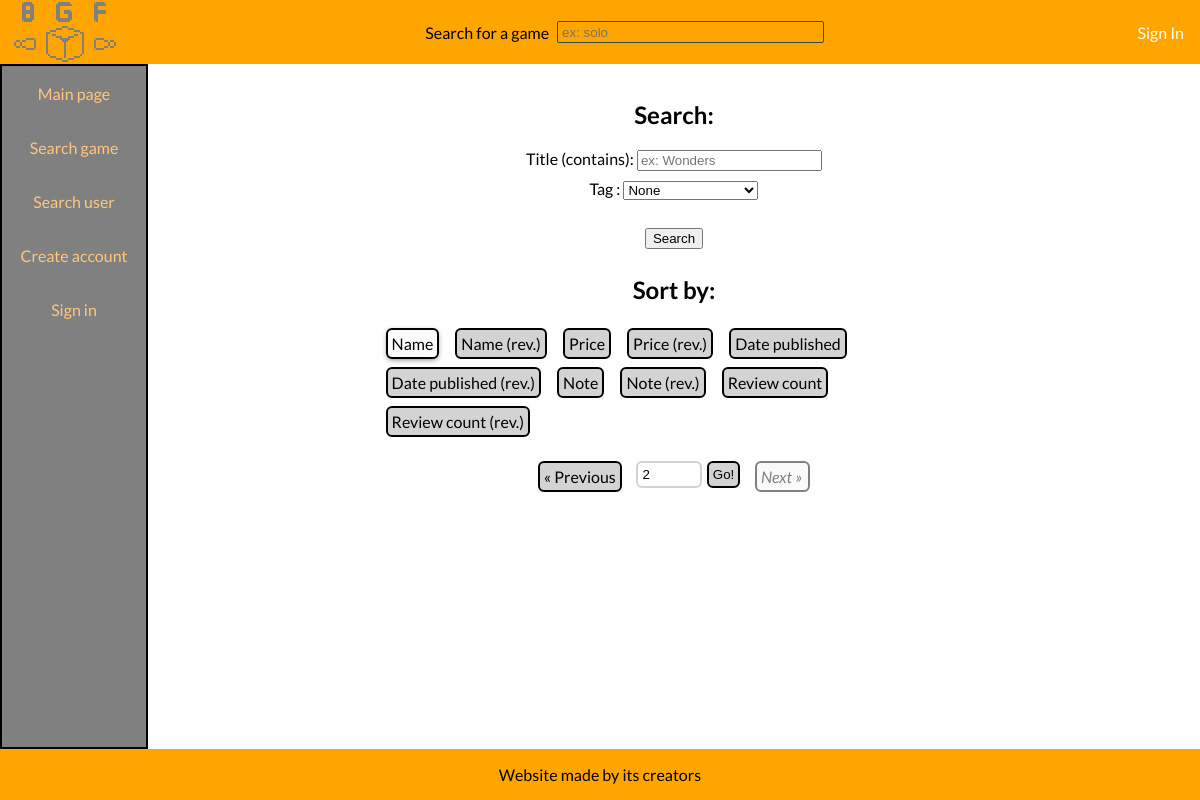
Page /pages/list_games.php?p=2 on the earlier database version.
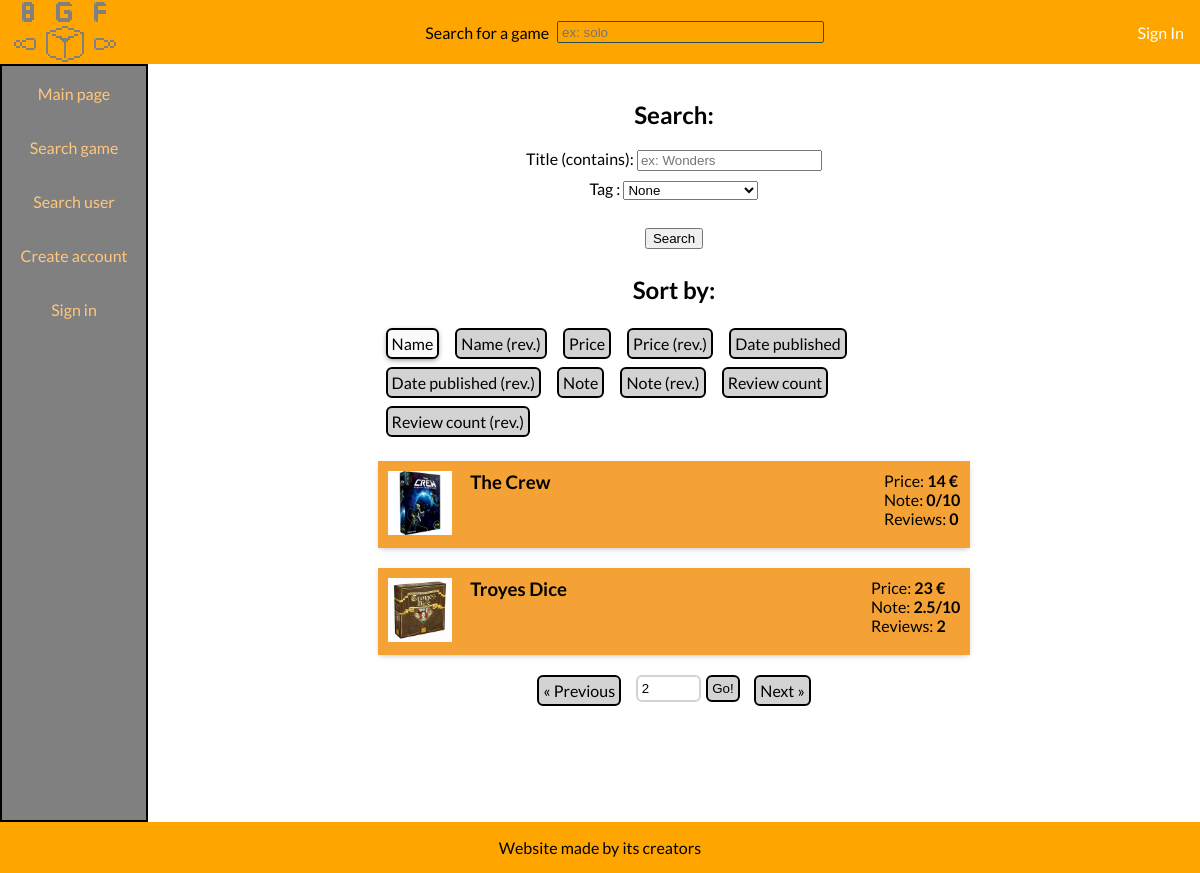
Same page on the later database version.
### tables this page shows
CREATE TABLE `game` (
  `id` int(11) NOT NULL,
  `name` varchar(255) NOT NULL,
  `creator` varchar(255) DEFAULT NULL,
  `publisher` char(255) DEFAULT NULL,
  `price` float DEFAULT NULL,
  `image` int(1) DEFAULT 0
);

### lib/prelude.php (called while the page is built, shortened)
<?php
$games_page_length = 10;
include_once("game.php");
include_once("page_selector.php");
?>

### lib/selection_tag_list.php (called while the page is built, shortened)
<?php
function display_selection_tag_list($select_name = "tag")
{
    global $bdd;
    $req = $bdd->prepare("SELECT id, tag_name FROM tag;");
}
?>

### lib/game.php (called while the page is built, shortened)
<?php
class Game {
  public function __construct(
    $id = 0,
    $title = null,
    $note = 0,
    $price = 0,
    $publisher = null,
    $creator = null,
    $has_image = false
  ) {
    $this->id = $id;
    $this->title = $title;
    $this->note = $note;
    $this->price = $price;
    $this->has_image = $has_image;
  }
}
?>

### pages/list_games.php (the view, shortened to what the changed rows need)
<?php
$PAGE_HEAD = "<link rel=\"stylesheet\" href=\"/css/list_games.css\" />";
include_once("../lib/head.php");
include_once("../lib/selection_tag_list.php");
$reversed = false;
$last_page = true;
if (isset($_GET["s"])) {
  switch (strtolower($_GET["s"])) {
    case "!published":
      $reversed = true;
    case "published":
      $order_method = ORDER_GAMES_PUBLISHED;
      break;
    case "!score":
      $reversed = true;
    case "score":
      $order_method = ORDER_GAMES_SCORE;
      break;
    case "!price":
      $reversed = true;
    case "price":
      $order_method = ORDER_GAMES_PRICE;
      break;
    case "!reviews":
      $reversed = true;
    case "reviews":
      $order_method = ORDER_GAMES_REVIEWS;
      break;
    case "!name":
      $reversed = true;
    case "name":
    default:
      $order_method = ORDER_GAMES_NAME;
  }
} else {
  $order_method = ORDER_GAMES_NAME;
}
if (isset($_GET["p"]) && is_numeric($_GET["p"]) && $_GET["p"] > 0 && $_GET["p"] == round($_GET["p"], 0)) {
  $page = (int)$_GET["p"] - 1;
} else {
  $page = 0;
}
$search_sql = "";
$search_terms = [];
$tag_sql = "";
$offset_sql = "LIMIT " . ($page * $games_page_length) . ", " . $games_page_length;
switch ($order_method) {
  case ORDER_GAMES_NAME:
    $sort_sql = "ORDER BY game.name";
    if ($reversed) $sort_sql .= " DESC";
    else $sort_sql .= " ASC";
    break;
}
$sql = "SELECT game.*, AVG(review.score) AS mean_score, COUNT(review.id) AS review_count FROM game $tag_sql LEFT JOIN review ON review.id_game = game.id $search_sql GROUP BY game.id $sort_sql $offset_sql;";
$req = $bdd->prepare($sql);
if ($req->execute($search_terms)) {
  ?>
  <h2>Search:</h2>
  <h2>Sort by:</h2>
  <section class="game-list card-list">
  <?php
  while ($res = $req->fetch()) {
    $last_page = false;
    $game = new Game($res["id"], $res["name"], $res["mean_score"], $res["price"], $res["publisher"], $res['creator'], !!$res["image"]);
    ?>
    <div class="game card">
      <div class="picture">
        <?php if ($game->has_image) {
          ?>
          <a href="/images/game/<?php echo $game->id ?>.png">
            <img src="/images/game/<?php echo $game->id ?>.png" alt="<?php echo filter_var($game->title, FILTER_SANITIZE_FULL_SPECIAL_CHARS);?>'s image" />
          </a>
          <?php
        } else {
          ?>
          <a href="/images/game-default.png">
            <img src="/images/game-default.png" alt="Default game image" />
          </a>
          <?php
        }
        ?>
      </div>
      <a class="name" href="game_page.php?id=<?php echo $game->id; ?>">
        <?php echo htmlspecialchars($game->title); ?>
      </a>
      <div class="info">
        <div class="price">Price: <b><?php if ($game->price === NULL) echo "?"; else echo $game->price; ?>&nbsp;€</b></div>
        <div class="note">Note: <b><?php echo round($game->note, 1); ?>/10</b></div>
        <div class="reviews">Reviews: <b><?php echo $res["review_count"]; ?></b></div>
      </div>
    </div>
    <?php
  }
  ?>
  </section>
  <?php
  echo_page_selector("p", $last_page);
} else {
  ?>
  There was an error querying our database; try again later!
  <?php
}
include_once("../lib/tail.php");
?>

### lib/page_selector.php (shortened to what the changed rows need)
<?php
function echo_page_selector(String $field_name = "p", bool $last = false) {
  if (isset($_GET[$field_name]) && is_numeric($_GET[$field_name]) && $_GET[$field_name] > 0 && $_GET[$field_name] == round($_GET[$field_name], 0)) {
    $p = (int)$_GET[$field_name];
  } else {
    $p = 1;
  }
  function generate_link(String $field_name, $p) {
    $res = "?$field_name=$p";
    foreach ($_GET as $key => $value) {
      if ($key === $field_name) continue;
      $res .= "&" . urlencode($key) . "=" . urlencode($value);
    }
    return $res;
  }
?>
  <section class="page-selector">
    <?php if ($p > 1) { ?>
      <a href="<?php echo generate_link($field_name, $p - 1); ?>">« Previous</a>
    <?php } else { ?>
      <div class="disabled">« Previous</div>
    <?php } ?>
    <form method="get" action="">
      <input type="number" name="<?php echo $field_name; ?>" value="<?php echo $p; ?>" class="page-number" min="1" />
      <input type="submit" name="" value="Go!" class="page-go" />
    </form>
    <?php if (!$last) { ?>
      <a href="<?php echo generate_link($field_name, $p + 1); ?>">Next »</a>
    <?php } else { ?>
      <div class="disabled">Next »</div>
    <?php } ?>
  </section>
<?php
}
?>

Differences in the rows shown:
added game: shows a picture, name "The Crew", price "14", note "0", review_count "0"
added game: shows a picture, name "Troyes Dice", price "23", note "2.5", review_count "2"
